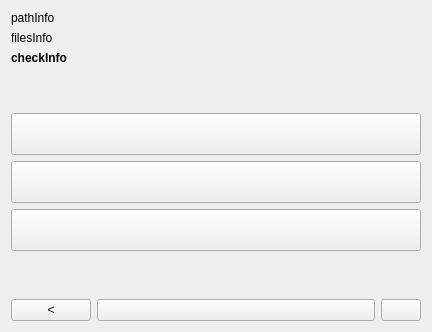
<?xml version="1.0" encoding="UTF-8"?>
<ui version="4.0">
 <class>MainMenu</class>
 <widget class="QWidget" name="MainMenu">
  <property name="geometry">
   <rect>
    <x>0</x>
    <y>0</y>
    <width>432</width>
    <height>332</height>
   </rect>
  </property>
  <property name="windowTitle">
   <string>Form</string>
  </property>
  <layout class="QVBoxLayout" name="verticalLayout_2">
   <item>
    <layout class="QVBoxLayout" name="verticalLayout">
     <item>
      <widget class="QLabel" name="pathInfo">
       <property name="text">
        <string>pathInfo</string>
       </property>
      </widget>
     </item>
     <item>
      <widget class="QLabel" name="filesInfo">
       <property name="font">
        <font>
         <weight>50</weight>
         <bold>false</bold>
        </font>
       </property>
       <property name="text">
        <string>filesInfo</string>
       </property>
       <property name="alignment">
        <set>Qt::AlignLeading|Qt::AlignLeft|Qt::AlignTop</set>
       </property>
      </widget>
     </item>
     <item>
      <widget class="QLabel" name="checkInfo">
       <property name="font">
        <font>
         <weight>75</weight>
         <bold>true</bold>
        </font>
       </property>
       <property name="text">
        <string>checkInfo</string>
       </property>
       <property name="openExternalLinks">
        <bool>false</bool>
       </property>
       <property name="textInteractionFlags">
        <set>Qt::LinksAccessibleByMouse</set>
       </property>
      </widget>
     </item>
    </layout>
   </item>
   <item>
    <spacer name="verticalSpacer_2">
     <property name="orientation">
      <enum>Qt::Vertical</enum>
     </property>
     <property name="sizeHint" stdset="0">
      <size>
       <width>20</width>
       <height>40</height>
      </size>
     </property>
    </spacer>
   </item>
   <item>
    <widget class="QPushButton" name="artsButton">
     <property name="sizePolicy">
      <sizepolicy hsizetype="Minimum" vsizetype="Expanding">
       <horstretch>0</horstretch>
       <verstretch>0</verstretch>
      </sizepolicy>
     </property>
     <property name="text">
      <string/>
     </property>
    </widget>
   </item>
   <item>
    <widget class="QPushButton" name="authorsButton">
     <property name="sizePolicy">
      <sizepolicy hsizetype="Minimum" vsizetype="Expanding">
       <horstretch>0</horstretch>
       <verstretch>0</verstretch>
      </sizepolicy>
     </property>
     <property name="text">
      <string/>
     </property>
    </widget>
   </item>
   <item>
    <widget class="QPushButton" name="erasButton">
     <property name="sizePolicy">
      <sizepolicy hsizetype="Minimum" vsizetype="Expanding">
       <horstretch>0</horstretch>
       <verstretch>0</verstretch>
      </sizepolicy>
     </property>
     <property name="text">
      <string/>
     </property>
    </widget>
   </item>
   <item>
    <spacer name="verticalSpacer">
     <property name="orientation">
      <enum>Qt::Vertical</enum>
     </property>
     <property name="sizeHint" stdset="0">
      <size>
       <width>20</width>
       <height>40</height>
      </size>
     </property>
    </spacer>
   </item>
   <item>
    <layout class="QHBoxLayout" name="horizontalLayout" stretch="0,1,0">
     <item>
      <widget class="QPushButton" name="goBackButton">
       <property name="text">
        <string>&lt;</string>
       </property>
      </widget>
     </item>
     <item>
      <widget class="MenuButton" name="saveButton">
       <property name="text">
        <string/>
       </property>
      </widget>
     </item>
     <item>
      <widget class="QPushButton" name="mergeButton">
       <property name="text">
        <string/>
       </property>
      </widget>
     </item>
    </layout>
   </item>
  </layout>
 </widget>
 <customwidgets>
  <customwidget>
   <class>MenuButton</class>
   <extends>QPushButton</extends>
   <header>widgets/mainlist.h</header>
  </customwidget>
 </customwidgets>
 <tabstops>
  <tabstop>artsButton</tabstop>
  <tabstop>authorsButton</tabstop>
  <tabstop>erasButton</tabstop>
  <tabstop>saveButton</tabstop>
  <tabstop>goBackButton</tabstop>
 </tabstops>
 <resources/>
 <connections/>
</ui>
